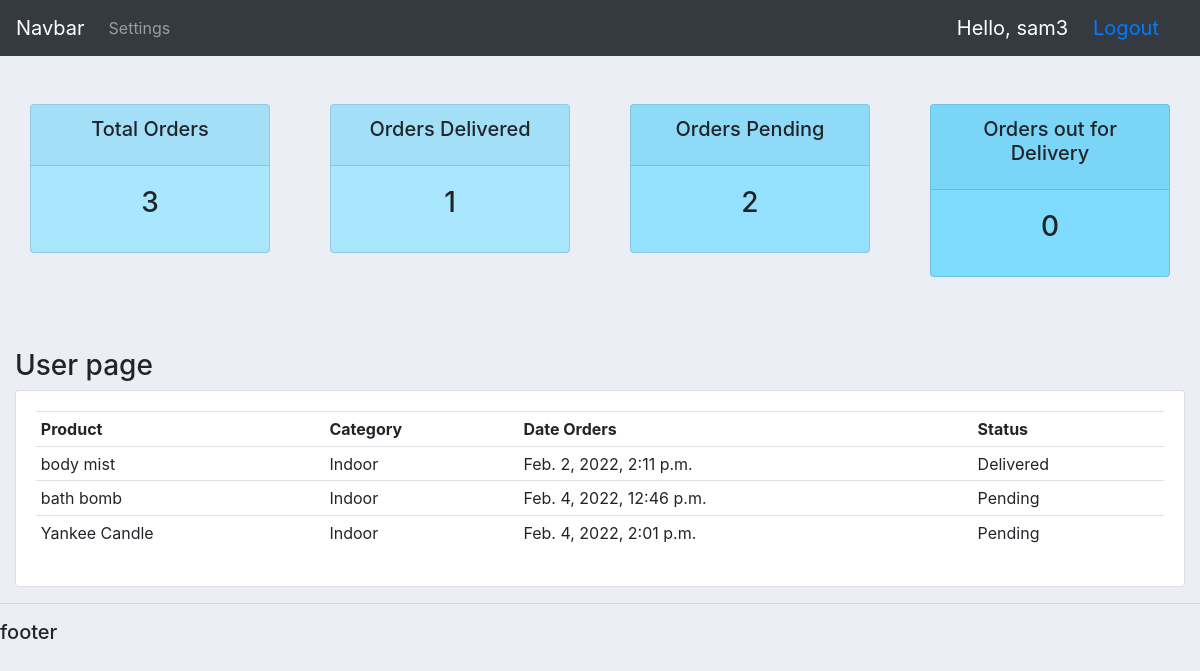
/user/ (signed in), run on the app's committed database.
### cus_manage_app/models.py (models this page shows)
class Order(models.Model):
    STATUS = (
        ('Pending', 'Pending'),
        ('Out for Delivery', 'Out for Delivery'),
        ('Delivered', 'Delivered')
    )
    customer = models.ForeignKey(Customer, null=True, on_delete=models.SET_NULL)
    product = models.ForeignKey(Product, null=True, on_delete=models.SET_NULL)
    date_created = models.DateTimeField(auto_now_add=True, null=True)
    status = models.CharField(max_length=200, null=True, choices=STATUS)

class Product(models.Model):
    CATEGORY = (
        ('Indoor', 'Indoor'),
        ('Outdoor', 'Outdoor')
    )
    name = models.CharField(max_length=200, null=True)
    price = models.FloatField(max_length=20, null=True)
    category = models.CharField(max_length=200, null=True, choices=CATEGORY)
    description = models.CharField(max_length=200, null=True, blank=True)
    date_created = models.DateTimeField(auto_now_add=True, null=True)
    tag = models.ManyToManyField(Tag)
    def __str__(self):
        return self.name

### cus_manage_app/decorators.py (the view)
        def wrapper_func(request, *args, **kwargs):
            group = None
            if request.user.groups.exists():
                group = request.user.groups.all()[0].name
            if group in allowed_roles:
                return view_function(request, *args, **kwargs)
            else:
                return HttpResponse('You are not authorised to view this page')

### cus_manage_app/views.py (called while the page is built)
@login_required(login_url='login')
@allowed_users(allowed_roles=['customer'])
def userPage(request):
    orders = request.user.customer.order_set.all()
    total_orders = orders.count()
    orders_delivered = orders.filter(status='Delivered').count()
    orders_pending = orders.filter(status='Pending').count()
    orders_out_for_delivery = orders.filter(status='Out for Delivery').count()
    context = {
        'orders': orders,
        'total_orders' : total_orders,
        'orders_delivered': orders_delivered,
        'orders_pending': orders_pending,
        'orders_out_for_delivery': orders_out_for_delivery
    }
    return render(request, 'user.html', context)

### cus_manage_app/templates/user.html
{% extends 'base.html' %}
{% block content %}
    {% include 'status.html' %}
    <br><br><br>
    <h3>User page</h3>
    <div class="row">
        <div class="col-md">
            <div class="card card-body">
                <table class="table table-sm">
                    <tr>
                        <th>Product</th>
                        <th>Category</th>
                        <th>Date Orders</th>
                        <th>Status</th>
                    </tr>
                    {% for i in orders %}
                        <tr>
                            <td>{{i.product}}</td>
                            <td>{{i.product.category}}</td>
                            <td>{{i.date_created}}</td>
                            <td>{{i.status}}</td>
                        </tr>
                    {% endfor %}
                </table>
            </div>
        </div>
    </div>
{% endblock %}

### cus_manage_app/templates/navbar.html (shortened to what this page needs)
{% load static %}
<nav class="navbar navbar-expand-lg navbar-dark bg-dark">
    <a class="navbar-brand" href="#">Navbar</a>
    <div class="collapse navbar-collapse" id="navbarNav">
      <ul class="navbar-nav">
        {% if request.user.is_staff %}
        <li class="nav-item active">
          <a class="nav-link" href="{% url 'home' %}">Dashboard <span class="sr-only">(current)</span></a>
        </li>
        <li class="nav-item">
          <a class="nav-link" href="{% url 'products' %}">Products</a>
        </li>
        {% else %}
        <li class="nav-item">
          <a class="nav-link" href="{% url 'user-profile' %}">Settings</a>
        </li>
        {% endif %}
      </ul>
    </div>
    <span class="dashboard-username">Hello, {{request.user}} </span>
    <br>
    <span class="dashboard-username"><a href="{% url 'logout' %}">Logout</a></span>
  </nav>

### static/css/main.css (style rules this page uses)
body { background-color: #ebeff5; }

### cus_manage_app/templates/navbar.html (style rules this page uses)
.dashboard-username { color: white; margin-right: 25px; font-size: 20px; }

### data on the page
Order: product "body mist", product.category "Indoor", date_created "Feb. 2, 2022, 2:11 p.m.", status "Delivered"
Order: product "bath bomb", product.category "Indoor", date_created "Feb. 4, 2022, 12:46 p.m.", status "Pending"
Order: product "Yankee Candle", product.category "Indoor", date_created "Feb. 4, 2022, 2:01 p.m.", status "Pending"

### other printed values
{{ request.user }} "sam3"
{{ total_orders }} "3"
{{ orders_delivered }} "1"
{{ orders_pending }} "2"
{{ orders_out_for_delivery }} "0"
